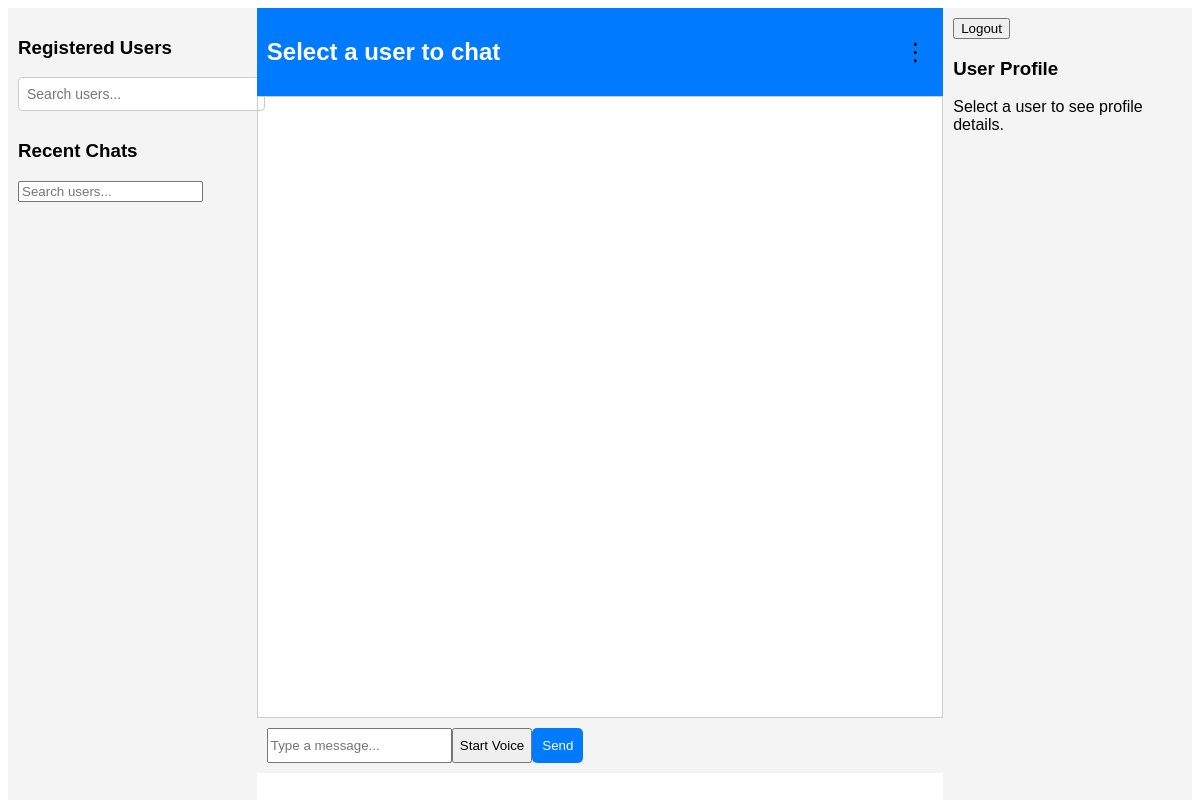
Page / (signed in) on the earlier database version.
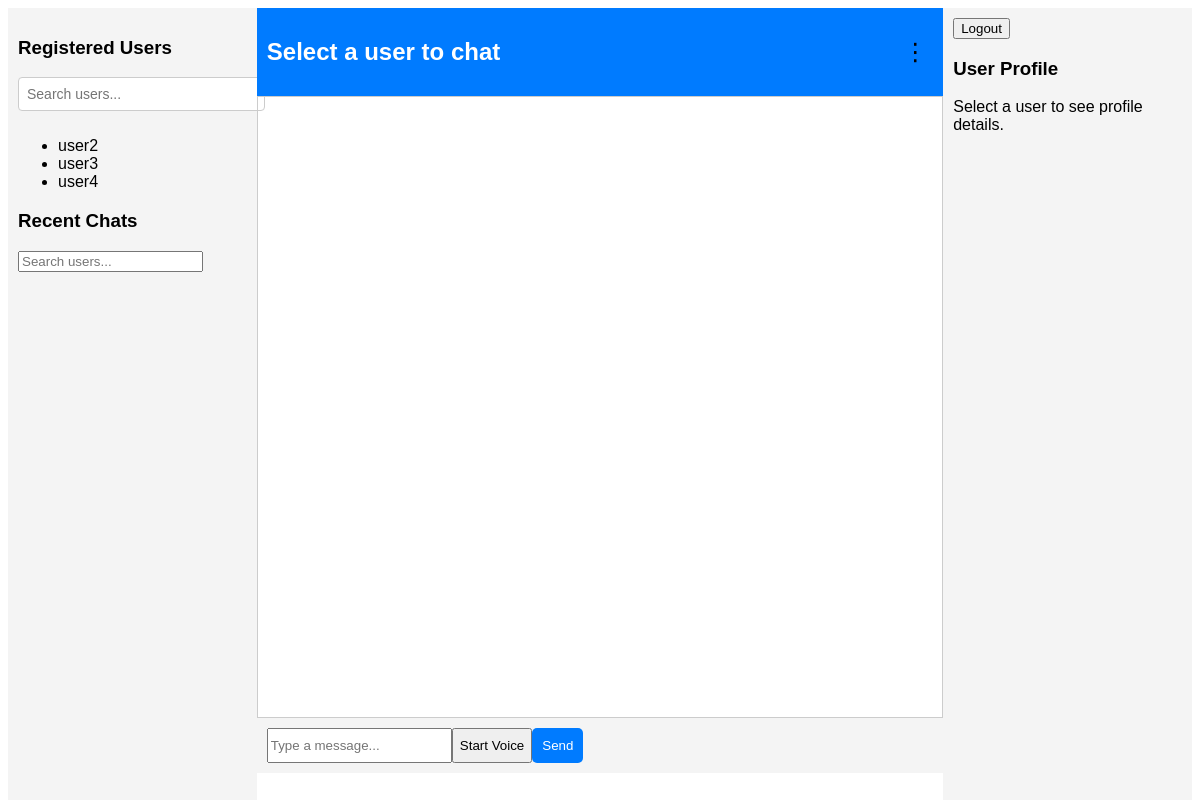
Same page on the later database version.
### tables this page shows
CREATE TABLE users (
            id INTEGER PRIMARY KEY AUTOINCREMENT,
            username TEXT UNIQUE NOT NULL,
            password TEXT NOT NULL,
            is_admin INTEGER NOT NULL DEFAULT 0
        );

### app.py (the view)
@app.route('/')
@login_required
def index():
    conn = sqlite3.connect('chat.db')
    cursor = conn.cursor()
    cursor.execute('''
        SELECT DISTINCT u.id, u.username, rc.timestamp_local
        FROM recent_chats rc
        JOIN users u ON rc.user_id = u.id
        WHERE rc.sender_id = ?
        ORDER BY rc.timestamp_local DESC
    ''', (current_user.id,))
    recent_chats = cursor.fetchall()
    cursor.execute('SELECT id, username FROM users WHERE id != ?', (current_user.id,))
    users = cursor.fetchall()
    conn.close()
    last_chat_user_id = session.get('last_chat_user_id')
    if not last_chat_user_id and recent_chats:
        last_chat_user_id = recent_chats[0][0]  # Default to the most recent chat
    session['last_chat_user_id'] = last_chat_user_id
    def get_username(user_id):
        for user in users:
            if user[0] == user_id:
                return user[1]
        return "Unknown"
    return render_template('index.html', users=users, recent_chats=recent_chats, last_chat_user_id=last_chat_user_id,get_username=get_username)

### app.py (called while the page is built)
@login_manager.user_loader
def load_user(user_id):
    conn = sqlite3.connect('chat.db')
    cursor = conn.cursor()
    cursor.execute('SELECT id, username, password, is_admin FROM users WHERE id = ?', (user_id,))
    user_data = cursor.fetchone()
    conn.close()
    if user_data:
        return User(user_data[0], user_data[1], user_data[2], user_data[3])
    return None

### templates/index.html (shortened to what this page needs)
<!DOCTYPE html>
<html lang="en">
<head>
    <link rel="stylesheet" href="{{ url_for('static', filename='style.css') }}">
    <link rel="stylesheet" href="https://cdnjs.cloudflare.com/ajax/libs/font-awesome/6.4.2/css/all.min.css">
</head>
<body>
    <div class="app">
        <div class="sidebar">
            <h3>Registered Users</h3>
            <input type="text" id="user-search" placeholder="Search users..." oninput="searchUsers()" />
            <ul id="user-list">
                {% for user in users %}
                    <li onclick="startChat('{{ user[0] }}', '{{ user[1] }}')">{{ user[1] }}</li>
                {% endfor %}
            </ul>
            <h3>Recent Chats</h3>
            <input type="text" id="recent-user-search" placeholder="Search users..." oninput="searchRecentUsers()" />
        </div>
        <div class="chat-area">
            <div class="chat-header">
                <h2 id="chat-with">Select a user to chat</h2>
                <div class="chat-menu">
                <button class="menu-toggle" id="three-dots">⋮</button>
                </div>
            </div>
            <div class="conversation-area" id="conversation-area">
            </div>
            <div class="chat-area-footer">
                <input type="text" id="TxtMessage" placeholder="Type a message..." />
                <button id="startVoice">Start Voice</button>
                <button id="send-button">Send</button>
            </div>
        </div>
        <div class="profile-area" id="profile-area">
            <button id="logout-button" onclick="logout()">Logout</button>
            <h3>User Profile</h3>
            <p id="profile-details">Select a user to see profile details.</p>
        </div>
    </div>
</body>
</html>

Differences in the rows shown:
added users: username "user2"
added users: username "user3"
added users: username "user4"
